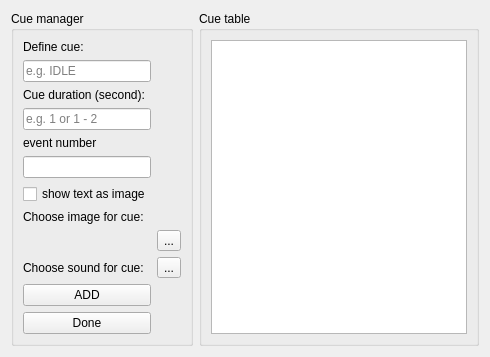
              <widget class="QWidget" name="tab_cue">
               <attribute name="title">
                <string>Cue</string>
               </attribute>
               <layout class="QGridLayout" name="gridLayout_5">
                <item row="0" column="0">
                 <widget class="QGroupBox" name="groupBox_cue_manager">
                  <property name="title">
                   <string>Cue manager</string>
                  </property>
                  <layout class="QGridLayout" name="gridLayout_6">
                   <item row="0" column="0">
                    <widget class="QLabel" name="label_define_cue">
                     <property name="sizePolicy">
                      <sizepolicy hsizetype="Preferred" vsizetype="Fixed">
                       <horstretch>0</horstretch>
                       <verstretch>0</verstretch>
                      </sizepolicy>
                     </property>
                     <property name="text">
                      <string>Define cue:</string>
                     </property>
                    </widget>
                   </item>
                   <item row="1" column="0">
                    <widget class="QLineEdit" name="lineEdit_define_cue">
                     <property name="text">
                      <string/>
                     </property>
                     <property name="placeholderText">
                      <string>e.g. IDLE</string>
                     </property>
                    </widget>
                   </item>
                   <item row="2" column="0">
                    <widget class="QLabel" name="label_cue_duration">
                     <property name="sizePolicy">
                      <sizepolicy hsizetype="Preferred" vsizetype="Fixed">
                       <horstretch>0</horstretch>
                       <verstretch>0</verstretch>
                      </sizepolicy>
                     </property>
                     <property name="text">
                      <string>Cue duration (second):</string>
                     </property>
                    </widget>
                   </item>
                   <item row="3" column="0">
                    <widget class="QLineEdit" name="lineEdit_cue_duration">
                     <property name="text">
                      <string/>
                     </property>
                     <property name="placeholderText">
                      <string>e.g. 1 or 1 - 2</string>
                     </property>
                    </widget>
                   </item>
                   <item row="4" column="0">
                    <widget class="QLabel" name="label_cue_event_number">
                     <property name="text">
                      <string>event number</string>
                     </property>
                    </widget>
                   </item>
                   <item row="5" column="0">
                    <widget class="QLineEdit" name="lineEdit_cue_event_number"/>
                   </item>
                   <item row="6" column="0">
                    <widget class="QCheckBox" name="checkBox_show_text_as_image">
                     <property name="text">
                      <string>show text as image</string>
                     </property>
                    </widget>
                   </item>
                   <item row="7" column="0">
                    <widget class="QLabel" name="label_choose_image_for_cue">
                     <property name="sizePolicy">
                      <sizepolicy hsizetype="Minimum" vsizetype="Minimum">
                       <horstretch>0</horstretch>
                       <verstretch>0</verstretch>
                      </sizepolicy>
                     </property>
                     <property name="text">
                      <string>Choose image for cue:</string>
                     </property>
                    </widget>
                   </item>
                   <item row="8" column="0">
                    <widget class="QLabel" name="label_task_instruction_image_cue">
                     <property name="text">
                      <string/>
                     </property>
                     <property name="pixmap">
                      <pixmap>:/blank/blank.jpg</pixmap>
                     </property>
                     <property name="scaledContents">
                      <bool>true</bool>
                     </property>
                    </widget>
                   </item>
                   <item row="8" column="1">
                    <widget class="QToolButton" name="toolButton_choose_image_cue">
                     <property name="text">
                      <string>...</string>
                     </property>
                    </widget>
                   </item>
                   <item row="9" column="0">
                    <widget class="QLabel" name="label_choose_sound_for_cue">
                     <property name="text">
                      <string>Choose sound for cue:</string>
                     </property>
                    </widget>
                   </item>
                   <item row="9" column="1">
                    <widget class="QToolButton" name="toolButton_choose_sound_cue">
                     <property name="text">
                      <string>...</string>
                     </property>
                    </widget>
                   </item>
                   <item row="10" column="0">
                    <widget class="QPushButton" name="pushButton_define_cue_add">
                     <property name="toolTip">
                      <string>add a task class, be sure to click done when all task classes are added</string>
                     </property>
                     <property name="text">
                      <string>ADD</string>
                     </property>
                    </widget>
                   </item>
                   <item row="11" column="0">
                    <widget class="QPushButton" name="pushButton_define_cue_done">
                     <property name="toolTip">
                      <string>click this to finish task class adding</string>
                     </property>
                     <property name="text">
                      <string>Done</string>
                     </property>
                    </widget>
                   </item>
                  </layout>
                 </widget>
                </item>
                <item row="0" column="1">
                 <widget class="QGroupBox" name="groupBox_cue_table">
                  <property name="title">
                   <string>Cue table</string>
                  </property>
                  <layout class="QGridLayout" name="gridLayout_32">
                   <item row="0" column="0">
                    <widget class="QTableWidget" name="tableWidget_cue">
                     <property name="wordWrap">
                      <bool>false</bool>
                     </property>
                     <attribute name="horizontalHeaderCascadingSectionResizes">
                      <bool>true</bool>
                     </attribute>
                    </widget>
                   </item>
                  </layout>
                 </widget>
                </item>
               </layout>
              </widget>
